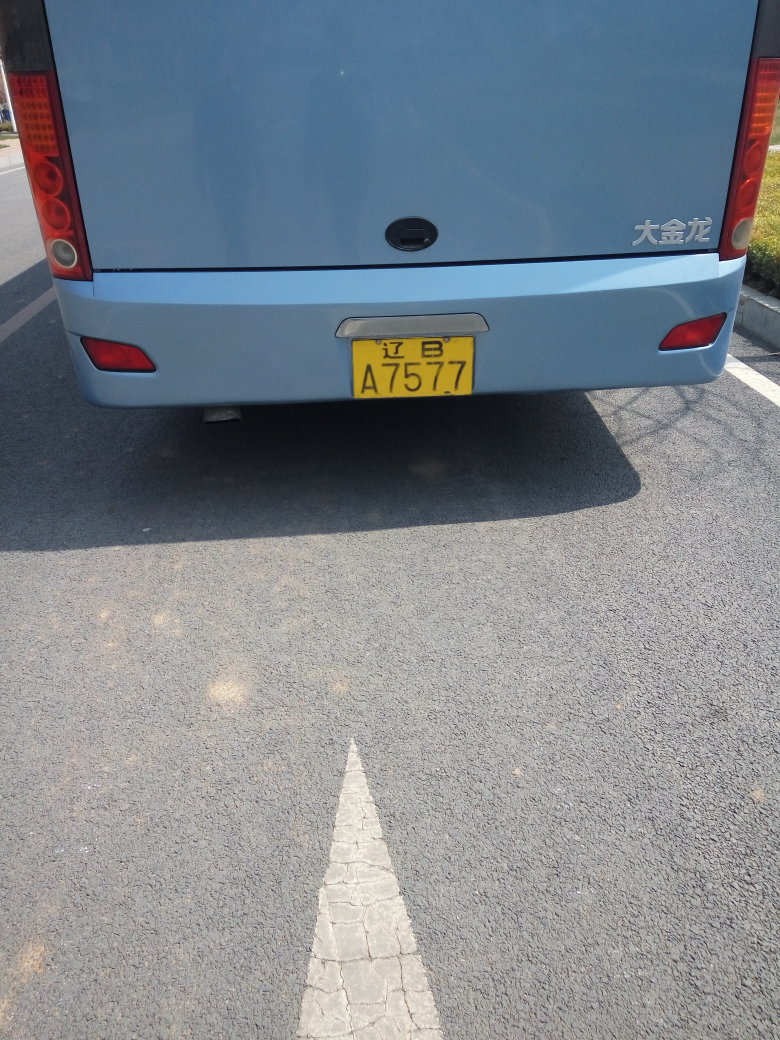
#> input picture Python-OpenCV/IMAGES/affine_1.jpg, 3120 x 4160 px (shown at 1/4 size)
$ python affine_transformation.py
#> lines starting #> are read from the running program, lines starting #| are printed output that depends on the picture
#coding:utf-8
#Affine Transformation(仿射变换)
#Affine Transformation是一种二维坐标到二维坐标之间的线性变换，
#保持二维图形的“平直性”（译注：straightness，即变换后直线还是直线不会打弯，
#圆弧还是圆弧）和“平行性”（译注：parallelness，其实是指保二维图形间的
#相对位置关系不变，平行线还是平行线，相交直线的交角不变。）。
#仿射变换可以通过一系列的原子变换的复合来实现，包括：
#平移（Translation）、缩放（Scale）、翻转（Flip）、旋转（Rotation）
#和剪切（Shear）。
#此类变换可以用一个3×3的矩阵来表示，其最后一行为(0, 0, 1)。
#In affine transformation, all parallel(平行) lines
#in the original image will still be parallel in the output image.
#To find the transformation matrix, we need three points from input image and
#their corresponding locations in output image.
#Then cv2.getAffineTransform will create a 2x3 matrix
#which is to be passed to cv2.warpAffine.
import cv2
import numpy as np
import matplotlib.pyplot as plt
img1 = cv2.imread('../IMAGES/affine_1.jpg')
#> img1 is the input picture: shape (4160, 3120, 3); mean B, G, R 140.1, 132.5, 125.2
img2 = cv2.imread('../IMAGES/affine_1.jpg')
rows,cols,ch = img1.shape
#> rows = 4160; cols = 3120; ch = 3
#max_boundry = max(rows,cols)

res = cv2.resize(img1,None,0.2,0.2,cv2.INTER_CUBIC)
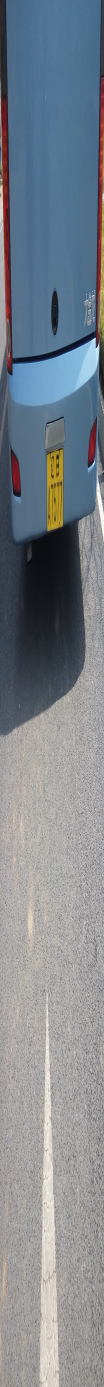
#> res: shape (8320, 624, 3) (shown at 1/6 size); mean B, G, R 140.2, 132.6, 125.3

#if (max_boundry>300):
cv2.imshow('res',res)
#cv2.imshow('img2',img2)
cv2.waitKey()

# [10 lines of commented-out code are left out]

$ run again, with Python-OpenCV/IMAGES/affine_2.jpg copied over Python-OpenCV/IMAGES/affine_1.jpg
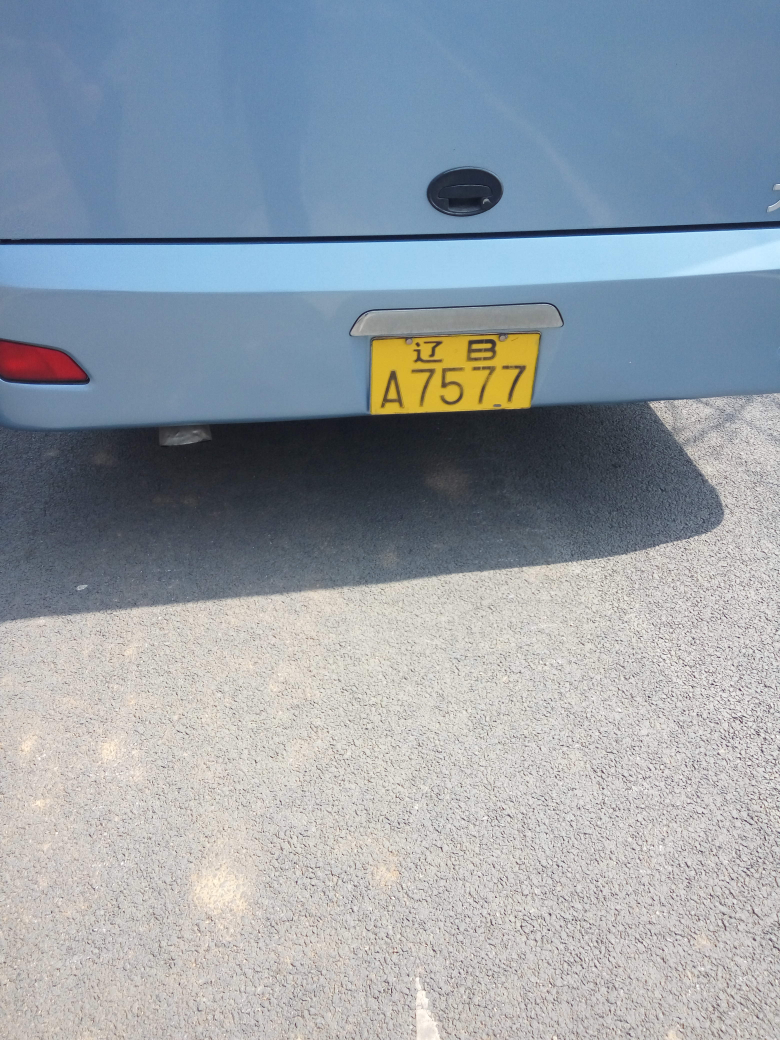
#> input picture Python-OpenCV/IMAGES/affine_2.jpg, 3120 x 4160 px (shown at 1/4 size)
#> img1 is the input picture: shape (4160, 3120, 3); mean B, G, R 167.9, 158.4, 148.9
#> `res = cv2.resize(img1,None,0.2,0.2,cv2.INTER_CUBIC)`:
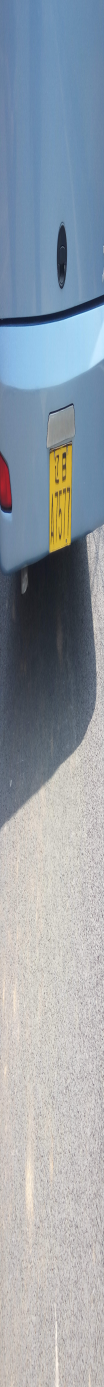
#> res: shape (8320, 624, 3) (shown at 1/6 size); mean B, G, R 168, 158.5, 149
